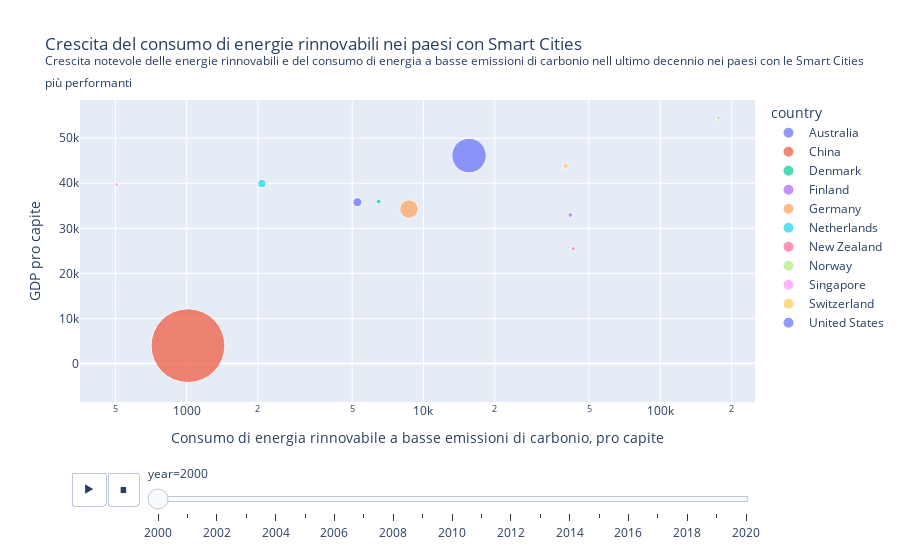

This figure's notebook cell:
### Code cell
ec=energyConsumption.copy()
# Estraiamo i paesi dal dataframe "World Energy" in base alla lista creata prima
ec=ec.loc[ec['country'].isin(topsmartcountries)]
ec=ec.iloc[:, [1, 2,  73, 96, 98, 114, 106,  121]]
ec=ec[ec['year']>=2000]

# Calcoliamo il consumo pro capite totale di energia rinnovabile a basse emissioni di carbonio

ec['renewlowcarbon']=ec['low_carbon_energy_per_capita']+ec['other_renewables_energy_per_capita']+ec['renewables_energy_per_capita']
ec['gdp_per_capita']=ec['gdp']/ec['population']

px.scatter(sc, x='renewlowcarbon', y='gdp_per_capita', 
           animation_frame="year", animation_group="country",
           size='population', 
           color="country", 
           hover_name="country",
           log_x=True, 
           size_max=55, 
           title='Crescita del consumo di energie rinnovabili nei paesi con Smart Cities<br><sup>Crescita notevole delle energie rinnovabili e del consumo di energia a basse emissioni di carbonio nell ultimo decennio nei paesi con le Smart Cities<br>più performanti</sup>',
           labels={'renewlowcarbon': 'Consumo di energia rinnovabile a basse emissioni di carbonio, pro capite', 'gdp_per_capita': 'GDP pro capite'})

### Figure 1 — Plotly figure (JSON) as saved in the notebook; plotly's stock layout.template omitted (floating-point values rounded to 4 significant figures)
{"data": [{"hovertemplate": "<b>%{hovertext}</b><br><br>country=Australia<br>year=2000<br>Consumo di energia rinnovabile a basse emissioni di carbonio, pro capite=%{x}<br>GDP pro capite=%{y}<br>population=%{marker.size}<extra></extra>", "hovertext": ["Australia"], "ids": ["Australia"], "legendgroup": "Australia", "marker": {"color": "#636efa", "size": [18991000], "sizemode": "area", "sizeref": 474000.0, "symbol": "circle"}, "mode": "markers", "name": "Australia", "orientation": "v", "showlegend": true, "type": "scatter", "x": [5260.0], "xaxis": "x", "y": [35810.0], "yaxis": "y"}, {"hovertemplate": "<b>%{hovertext}</b><br><br>country=China<br>year=2000<br>Consumo di energia rinnovabile a basse emissioni di carbonio, pro capite=%{x}<br>GDP pro capite=%{y}<br>population=%{marker.size}<extra></extra>", "hovertext": ["China"], "ids": ["China"], "legendgroup": "China", "marker": {"color": "#EF553B", "size": [1290551040], "sizemode": "area", "sizeref": 474000.0, "symbol": "circle"}, "mode": "markers", "name": "China", "orientation": "v", "showlegend": true, "type": "scatter", "x": [1012.0], "xaxis": "x", "y": [3967.0], "yaxis": "y"}, {"hovertemplate": "<b>%{hovertext}</b><br><br>country=Denmark<br>year=2000<br>Consumo di energia rinnovabile a basse emissioni di carbonio, pro capite=%{x}<br>GDP pro capite=%{y}<br>population=%{marker.size}<extra></extra>", "hovertext": ["Denmark"], "ids": ["Denmark"], "legendgroup": "Denmark", "marker": {"color": "#00cc96", "size": [5341000], "sizemode": "area", "sizeref": 474000.0, "symbol": "circle"}, "mode": "markers", "name": "Denmark", "orientation": "v", "showlegend": true, "type": "scatter", "x": [6472.0], "xaxis": "x", "y": [35950.0], "yaxis": "y"}, {"hovertemplate": "<b>%{hovertext}</b><br><br>country=Finland<br>year=2000<br>Consumo di energia rinnovabile a basse emissioni di carbonio, pro capite=%{x}<br>GDP pro capite=%{y}<br>population=%{marker.size}<extra></extra>", "hovertext": ["Finland"], "ids": ["Finland"], "legendgroup": "Finland", "marker": {"color": "#ab63fa", "size": [5188000], "sizemode": "area", "sizeref": 474000.0, "symbol": "circle"}, "mode": "markers", "name": "Finland", "orientation": "v", "showlegend": true, "type": "scatter", "x": [41670.0], "xaxis": "x", "y": [32960.0], "yaxis": "y"}, {"hovertemplate": "<b>%{hovertext}</b><br><br>country=Germany<br>year=2000<br>Consumo di energia rinnovabile a basse emissioni di carbonio, pro capite=%{x}<br>GDP pro capite=%{y}<br>population=%{marker.size}<extra></extra>", "hovertext": ["Germany"], "ids": ["Germany"], "legendgroup": "Germany", "marker": {"color": "#FFA15A", "size": [81401000], "sizemode": "area", "sizeref": 474000.0, "symbol": "circle"}, "mode": "markers", "name": "Germany", "orientation": "v", "showlegend": true, "type": "scatter", "x": [8686.0], "xaxis": "x", "y": [34270.0], "yaxis": "y"}, {"hovertemplate": "<b>%{hovertext}</b><br><br>country=Netherlands<br>year=2000<br>Consumo di energia rinnovabile a basse emissioni di carbonio, pro capite=%{x}<br>GDP pro capite=%{y}<br>population=%{marker.size}<extra></extra>", "hovertext": ["Netherlands"], "ids": ["Netherlands"], "legendgroup": "Netherlands", "marker": {"color": "#19d3f3", "size": [15926000], "sizemode": "area", "sizeref": 474000.0, "symbol": "circle"}, "mode": "markers", "name": "Netherlands", "orientation": "v", "showlegend": true, "type": "scatter", "x": [2079.0], "xaxis": "x", "y": [39930.0], "yaxis": "y"}, {"hovertemplate": "<b>%{hovertext}</b><br><br>country=New Zealand<br>year=2000<br>Consumo di energia rinnovabile a basse emissioni di carbonio, pro capite=%{x}<br>GDP pro capite=%{y}<br>population=%{marker.size}<extra></extra>", "hovertext": ["New Zealand"], "ids": ["New Zealand"], "legendgroup": "New Zealand", "marker": {"color": "#FF6692", "size": [3859000], "sizemode": "area", "sizeref": 474000.0, "symbol": "circle"}, "mode": "markers", "name": "New Zealand", "orientation": "v", "showlegend": true, "type": "scatter", "x": [42860.0], "xaxis": "x", "y": [25490.0], "yaxis": "y"}, {"hovertemplate": "<b>%{hovertext}</b><br><br>country=Norway<br>year=2000<br>Consumo di energia rinnovabile a basse emissioni di carbonio, pro capite=%{x}<br>GDP pro capite=%{y}<br>population=%{marker.size}<extra></extra>", "hovertext": ["Norway"], "ids": ["Norway"], "legendgroup": "Norway", "marker": {"color": "#B6E880", "size": [4499000], "sizemode": "area", "sizeref": 474000.0, "symbol": "circle"}, "mode": "markers", "name": "Norway", "orientation": "v", "showlegend": true, "type": "scatter", "x": [175600.0], "xaxis": "x", "y": [54460.0], "yaxis": "y"}, {"hovertemplate": "<b>%{hovertext}</b><br><br>country=Singapore<br>year=2000<br>Consumo di energia rinnovabile a basse emissioni di carbonio, pro capite=%{x}<br>GDP pro capite=%{y}<br>population=%{marker.size}<extra></extra>", "hovertext": ["Singapore"], "ids": ["Singapore"], "legendgroup": "Singapore", "marker": {"color": "#FF97FF", "size": [4029000], "sizemode": "area", "sizeref": 474000.0, "symbol": "circle"}, "mode": "markers", "name": "Singapore", "orientation": "v", "showlegend": true, "type": "scatter", "x": [506.7], "xaxis": "x", "y": [39710.0], "yaxis": "y"}, {"hovertemplate": "<b>%{hovertext}</b><br><br>country=Switzerland<br>year=2000<br>Consumo di energia rinnovabile a basse emissioni di carbonio, pro capite=%{x}<br>GDP pro capite=%{y}<br>population=%{marker.size}<extra></extra>", "hovertext": ["Switzerland"], "ids": ["Switzerland"], "legendgroup": "Switzerland", "marker": {"color": "#FECB52", "size": [7144000], "sizemode": "area", "sizeref": 474000.0, "symbol": "circle"}, "mode": "markers", "name": "Switzerland", "orientation": "v", "showlegend": true, "type": "scatter", "x": [39840.0], "xaxis": "x", "y": [43810.0], "yaxis": "y"}, {"hovertemplate": "<b>%{hovertext}</b><br><br>country=United States<br>year=2000<br>Consumo di energia rinnovabile a basse emissioni di carbonio, pro capite=%{x}<br>GDP pro capite=%{y}<br>population=%{marker.size}<extra></extra>", "hovertext": ["United States"], "ids": ["United States"], "legendgroup": "United States", "marker": {"color": "#636efa", "size": [281711008], "sizemode": "area", "sizeref": 474000.0, "symbol": "circle"}, "mode": "markers", "name": "United States", "orientation": "v", "showlegend": true, "type": "scatter", "x": [15570.0], "xaxis": "x", "y": [46150.0], "yaxis": "y"}], "layout": {"legend": {"itemsizing": "constant", "title": {"text": "country"}, "tracegroupgap": 0}, "sliders": [{"active": 0, "currentvalue": {"prefix": "year="}, "len": 0.9, "pad": {"b": 10, "t": 60}, "steps": [{"args": [["2000"], {"frame": {"duration": 0, "redraw": false}, "fromcurrent": true, "mode": "immediate", "transition": {"duration": 0, "easing": "linear"}}], "label": "2000", "method": "animate"}, {"args": [["2001"], {"frame": {"duration": 0, "redraw": false}, "fromcurrent": true, "mode": "immediate", "transition": {"duration": 0, "easing": "linear"}}], "label": "2001", "method": "animate"}, {"args": [["2002"], {"frame": {"duration": 0, "redraw": false}, "fromcurrent": true, "mode": "immediate", "transition": {"duration": 0, "easing": "linear"}}], "label": "2002", "method": "animate"}, {"args": [["2003"], {"frame": {"duration": 0, "redraw": false}, "fromcurrent": true, "mode": "immediate", "transition": {"duration": 0, "easing": "linear"}}], "label": "2003", "method": "animate"}, {"args": [["2004"], {"frame": {"duration": 0, "redraw": false}, "fromcurrent": true, "mode": "immediate", "transition": {"duration": 0, "easing": "linear"}}], "label": "2004", "method": "animate"}, {"args": [["2005"], {"frame": {"duration": 0, "redraw": false}, "fromcurrent": true, "mode": "immediate", "transition": {"duration": 0, "easing": "linear"}}], "label": "2005", "method": "animate"}, {"args": [["2006"], {"frame": {"duration": 0, "redraw": false}, "fromcurrent": true, "mode": "immediate", "transition": {"duration": 0, "easing": "linear"}}], "label": "2006", "method": "animate"}, {"args": [["2007"], {"frame": {"duration": 0, "redraw": false}, "fromcurrent": true, "mode": "immediate", "transition": {"duration": 0, "easing": "linear"}}], "label": "2007", "method": "animate"}, {"args": [["2008"], {"frame": {"duration": 0, "redraw": false}, "fromcurrent": true, "mode": "immediate", "transition": {"duration": 0, "easing": "linear"}}], "label": "2008", "method": "animate"}, {"args": [["2009"], {"frame": {"duration": 0, "redraw": false}, "fromcurrent": true, "mode": "immediate", "transition": {"duration": 0, "easing": "linear"}}], "label": "2009", "method": "animate"}, {"args": [["2010"], {"frame": {"duration": 0, "redraw": false}, "fromcurrent": true, "mode": "immediate", "transition": {"duration": 0, "easing": "linear"}}], "label": "2010", "method": "animate"}, {"args": [["2011"], {"frame": {"duration": 0, "redraw": false}, "fromcurrent": true, "mode": "immediate", "transition": {"duration": 0, "easing": "linear"}}], "label": "2011", "method": "animate"}, {"args": [["2012"], {"frame": {"duration": 0, "redraw": false}, "fromcurrent": true, "mode": "immediate", "transition": {"duration": 0, "easing": "linear"}}], "label": "2012", "method": "animate"}, {"args": [["2013"], {"frame": {"duration": 0, "redraw": false}, "fromcurrent": true, "mode": "immediate", "transition": {"duration": 0, "easing": "linear"}}], "label": "2013", "method": "animate"}, {"args": [["2014"], {"frame": {"duration": 0, "redraw": false}, "fromcurrent": true, "mode": "immediate", "transition": {"duration": 0, "easing": "linear"}}], "label": "2014", "method": "animate"}, {"args": [["2015"], {"frame": {"duration": 0, "redraw": false}, "fromcurrent": true, "mode": "immediate", "transition": {"duration": 0, "easing": "linear"}}], "label": "2015", "method": "animate"}, {"args": [["2016"], {"frame": {"duration": 0, "redraw": false}, "fromcurrent": true, "mode": "immediate", "transition": {"duration": 0, "easing": "linear"}}], "label": "2016", "method": "animate"}, {"args": [["2017"], {"frame": {"duration": 0, "redraw": false}, "fromcurrent": true, "mode": "immediate", "transition": {"duration": 0, "easing": "linear"}}], "label": "2017", "method": "animate"}, {"args": [["2018"], {"frame": {"duration": 0, "redraw": false}, "fromcurrent": true, "mode": "immediate", "transition": {"duration": 0, "easing": "linear"}}], "label": "2018", "method": "animate"}, {"args": [["2019"], {"frame": {"duration": 0, "redraw": false}, "fromcurrent": true, "mode": "immediate", "transition": {"duration": 0, "easing": "linear"}}], "label": "2019", "method": "animate"}, {"args": [["2020"], {"frame": {"duration": 0, "redraw": false}, "fromcurrent": true, "mode": "immediate", "transition": {"duration": 0, "easing": "linear"}}], "label": "2020", "method": "animate"}], "x": 0.1, "xanchor": "left", "y": 0, "yanchor": "top"}], "title": {"text": "Crescita del consumo di energie rinnovabili nei paesi con Smart Cities<br><sup>Crescita notevole delle energie rinnovabili e del consumo di energia a basse emissioni di carbonio nell ultimo decennio nei paesi con le Smart Cities<br>più performanti</sup>"}, "updatemenus": [{"buttons": [{"args": [null, {"frame": {"duration": 500, "redraw": false}, "fromcurrent": true, "mode": "immediate", "transition": {"duration": 500, "easing": "linear"}}], "label": "&#9654;", "method": "animate"}, {"args": [[null], {"frame": {"duration": 0, "redraw": false}, "fromcurrent": true, "mode": "immediate", "transition": {"duration": 0, "easing": "linear"}}], "label": "&#9724;", "method": "animate"}], "direction": "left", "pad": {"r": 10, "t": 70}, "showactive": false, "type": "buttons", "x": 0.1, "xanchor": "right", "y": 0, "yanchor": "top"}], "xaxis": {"anchor": "y", "domain": [0, 1], "title": {"text": "Consumo di energia rinnovabile a basse emissioni di carbonio, pro capite"}, "type": "log"}, "yaxis": {"anchor": "x", "domain": [0, 1], "title": {"text": "GDP pro capite"}}}}
